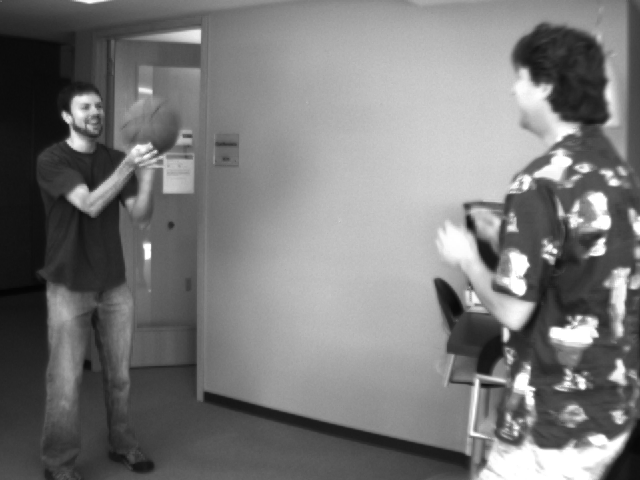
#> input picture images/basketball1.png, 640 x 480 px
$ python optical_flow.py
#> lines starting #> are read from the running program, lines starting #| are printed output that depends on the picture; after the words box and inside, x2 and y2 are one past the last pixel; in counts of white or black regions, pixels touching at a corner belong together
#!/usr/bin/env python3
"""
Optical Flow Module.

@author: Gary Corcoran
@date_created: Nov. 25th, 2017

USAGE: optical_flow.py [<video_source>]

Keys:
    any key - exit
"""
import numpy as np
import cv2

class OpticalFlow():
    """
    Optical Flow.
    """
    def __init__(self, pyr_scale, levels, winsize, iterations, poly_n,
            poly_sigma):
        """
        Initialize parameters.
        """
        self._pyr_scale = pyr_scale
        self._levels = levels
        self._winsize = winsize
        self._iterations = iterations
        self._poly_n = poly_n
        self._poly_sigma = poly_sigma
        self.flow = None

    def compute_flow(self, frame1, frame2):
        """
        Compute optical flow.

        @param  frame1: grayscale initial frame
        @param  frame2: grayscale second frame

        @return flow:   optical flow between frame1 and frame2
        """
        flow = cv2.calcOpticalFlowFarneback(frame1, frame2, None,
                self._pyr_scale, self._levels, self._winsize, self._iterations,
                self._poly_n, self._poly_sigma, 0)
        self.flow = flow
        return flow

    def draw_flow(self, img, step=16):
        """
        Draw optical flow.

        @param  img:    input image to draw flow vectors on
        @param  step:   number of steps between flow vectors

        @return flow_img:   optical flow image
        """
        flow = self.flow
        h, w = flow.shape[:2]
        # copy original image to place flow vectors on
        flow_img = img.copy()
        y, x = np.mgrid[step/2:h:step, step/2:w:step].reshape(2, -1).astype(int)
        fx, fy = flow[y, x].T
        lines = np.vstack([x, y, x+fx, y+fy]).T.reshape(-1, 2, 2)
        lines = np.int32(lines+0.5)
        cv2.polylines(flow_img, lines, 0, (0,255,0))
        for (x1,y1), (x2,y2) in lines:
            cv2.circle(flow_img, (x1,x1), 1, (0,255,0), -1)
        return flow_img

    def draw_hsv(self):
        """
        Retrieve image to display flow.

        @return flow_img:   optical flow image
        """
        flow = self.flow
        h, w = flow.shape[:2]
        hsv = np.zeros((h, w, 3), dtype=np.uint8)
        # set constant saturation level
        hsv[:,:,1] = 255
        # compute magnitude and phase
        mag, ang = cv2.cartToPolar(flow[:,:,0], flow[:,:,1])
        hsv[:,:,0] = ang * 180 / np.pi / 2
        hsv[:,:,2] = cv2.normalize(mag, None, 0, 255, cv2.NORM_MINMAX)
        flow_img = cv2.cvtColor(hsv, cv2.COLOR_HSV2BGR)
        return flow_img

def main():
    """ Testing function. """
    print(__doc__)
    # read sequence of images
    frame1 = cv2.imread('../images/basketball1.png')
#> frame1 is the input picture: shape (480, 640, 3); min 4, max 255, mean 120.3
    frame2 = cv2.imread('../images//basketball2.png')
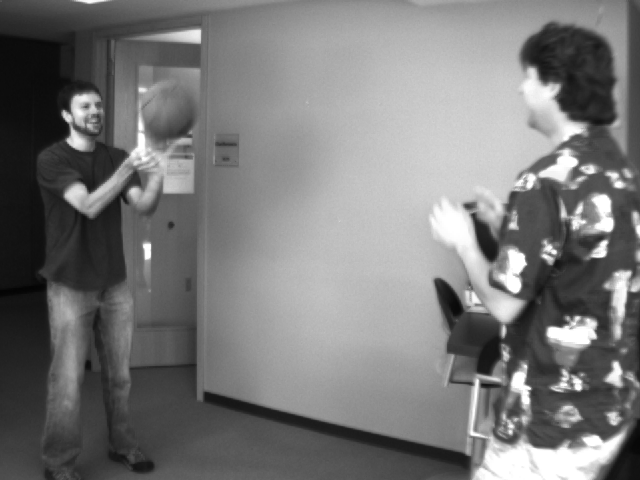
#> input picture images/basketball2.png, 640 x 480 px
#> frame2 is the input picture: shape (480, 640, 3); min 4, max 255, mean 119.9
    # convert to grayscale for flow
    gray1 = cv2.cvtColor(frame1, cv2.COLOR_BGR2GRAY)
    gray2 = cv2.cvtColor(frame2, cv2.COLOR_BGR2GRAY)
    # optical flow params
    opt_params = {'pyr_scale': 0.5, 'levels': 3, 'winsize': 15,
        'iterations': 3, 'poly_n': 5, 'poly_sigma': 1.2}
    # create optical flow object
    opt = OpticalFlow(**opt_params)
    # compute and display flow
    flow = opt.compute_flow(gray1, gray2)
    flow_hsv = opt.draw_hsv()
#> in draw_hsv, `mag, ang = cv2.cartToPolar(flow[:,:,0], flow[:,:,1])`:
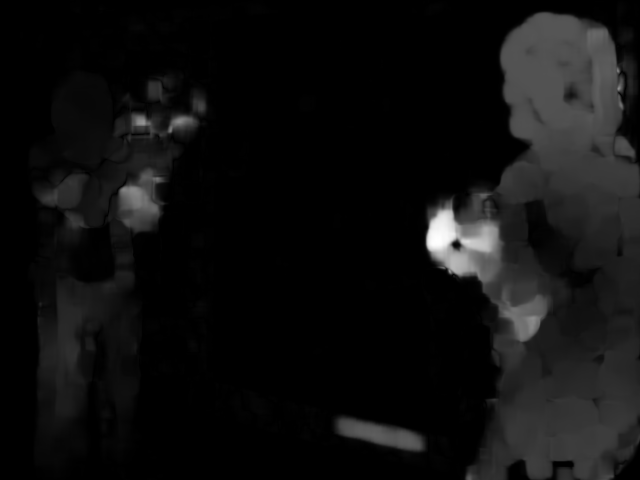
#> mag: shape (480, 640) float32; min 1.61e-06, max 25, mean 1.6; drawn with min black and max white
#> in draw_hsv, `mag, ang = cv2.cartToPolar(flow[:,:,0], flow[:,:,1])`:
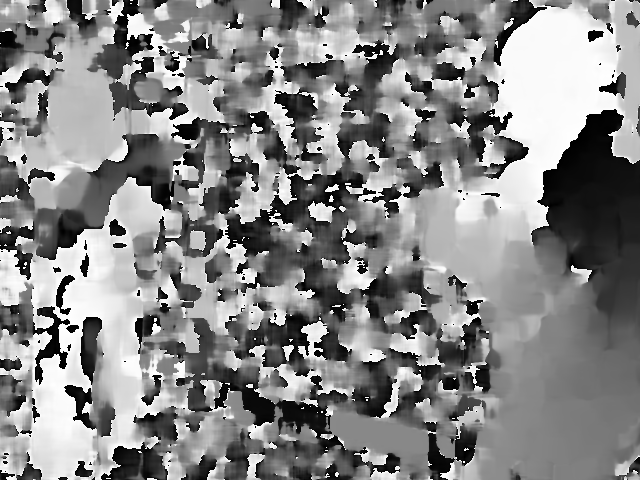
#> ang: shape (480, 640) float32; min 9.26e-06, max 6.28, mean 3.33; drawn with min black and max white
#> in draw_hsv, `hsv[:,:,2] = cv2.normalize(mag, None, 0, 255, cv2.NORM_MINMAX)`:
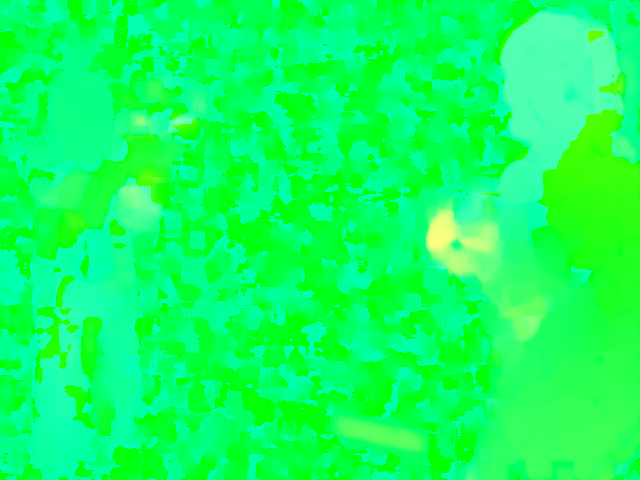
#> hsv: shape (480, 640, 3); mean of channels 0, 1, 2 95, 255, 15.5; drawn as B, G, R
#> in draw_hsv, `flow_img = cv2.cvtColor(hsv, cv2.COLOR_HSV2BGR)`:
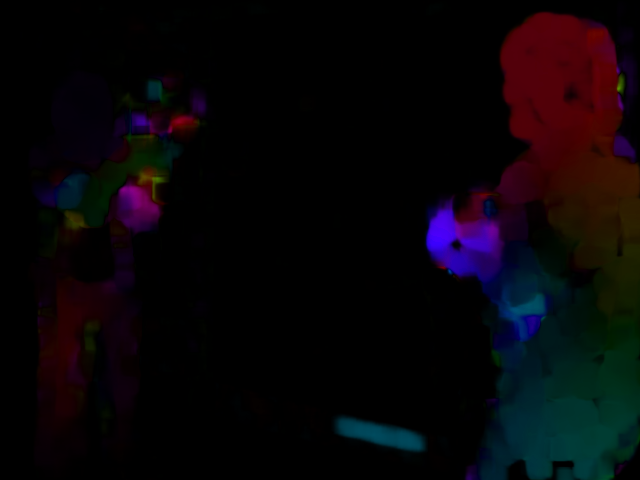
#> flow_img: shape (480, 640, 3); mean B, G, R 8.4, 5, 8.6
    flow_vec = opt.draw_flow(frame2)
#> in draw_flow, `fx, fy = flow[y, x].T`: fx = 1200 values, max 10.99 at index 291, min -9.85 at index 792, mean 0.203; fy = 1200 values, max 4 at index 524, min -23.92 at index 587, mean -0.302
#> in draw_flow, `cv2.polylines(flow_img, lines, 0, (0,255,0))`:
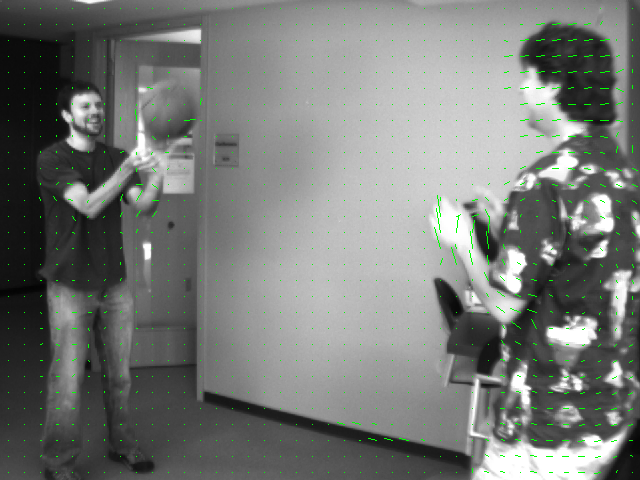
#> flow_img: shape (480, 640, 3); 0.95% of pixels changed, all inside (x1, y1, x2, y2) = (8, 8, 638, 474)
#> the loop in draw_flow, `for (x1,y1), (x2,y2) in lines:` made 1200 passes
#> (x1, y1, x2, y2) on passes 1 to 3: (8, 8, 8, 8), (24, 8, 24, 8), (40, 8, 40, 8)
#> after the loop in draw_flow, `for (x1,y1), (x2,y2) in lines:`: flow_img: shape (480, 640, 3); 0.04% of pixels changed, all inside (x1, y1, x2, y2) = (7, 7, 474, 474)
    h, w = flow.shape[:2]
#> h = 480; w = 640
    flow_img = np.zeros((h, w*2, 3), np.uint8)
    flow_img[:, :w] = flow_vec
#> flow_img: shape (480, 1280, 3)
    flow_img[:, w:] = flow_hsv
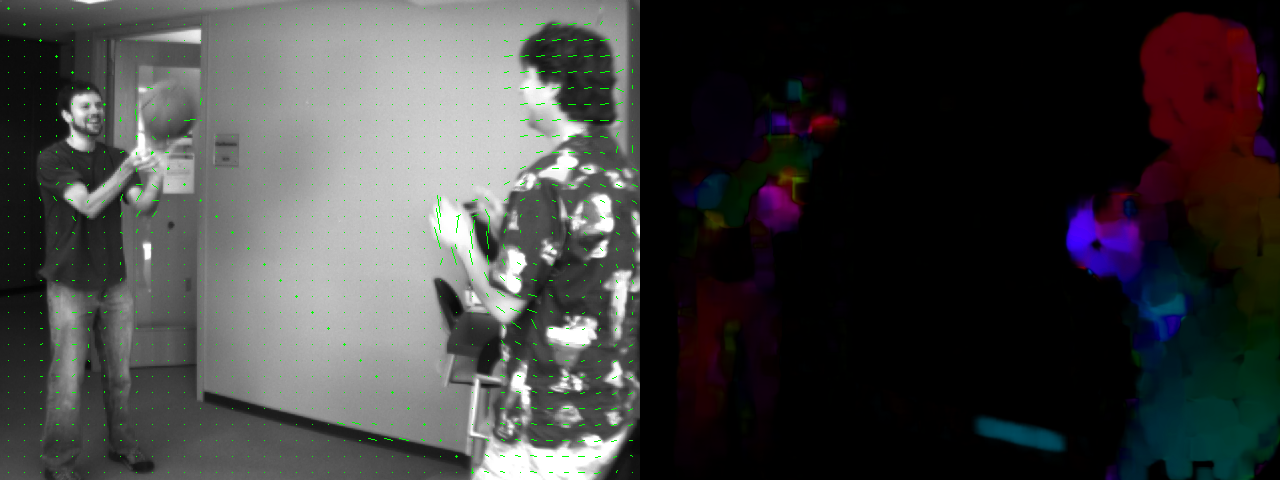
#> flow_img: shape (480, 1280, 3); mean B, G, R 63.5, 63.1, 63.7
    cv2.imshow('Optical Flow', flow_img)
    cv2.waitKey(0)
    cv2.destroyAllWindows()

if __name__ == '__main__':
    main()
